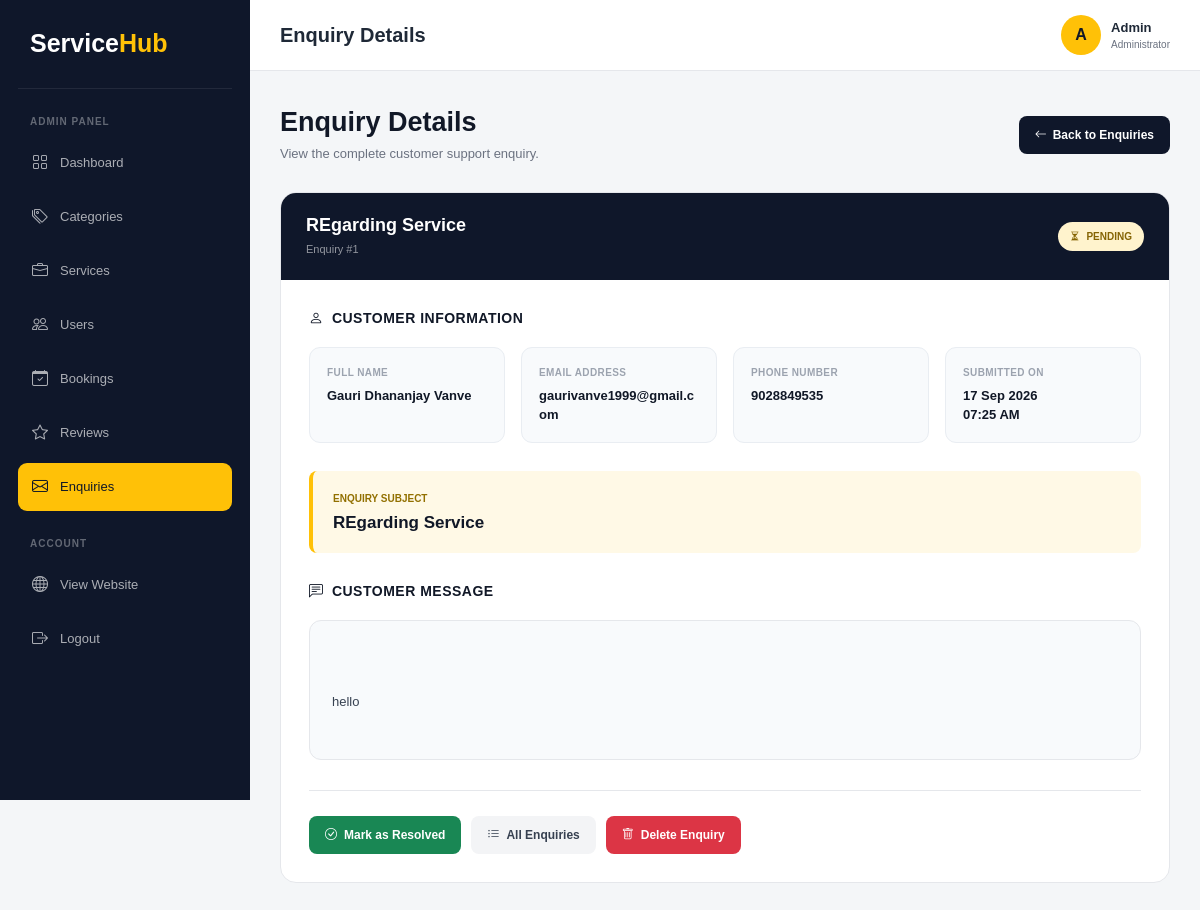
The page /admin-enquiry/1/ (signed in) on the database its author committed.
### service_app/models.py (models this page shows, shortened)
class ContactEnquiry(models.Model):
    STATUS_CHOICES = [
        ("pending", "Pending"),
        ("resolved", "Resolved"),
    ]
    name = models.CharField(
        max_length=100
    )
    email = models.EmailField()
    phone = models.CharField(
        max_length=15,
        blank=True
    )
    subject = models.CharField(
        max_length=200
    )
    message = models.TextField()
    status = models.CharField(
        max_length=20,
        choices=STATUS_CHOICES,
        default="pending"
    )
    created_at = models.DateTimeField(
        auto_now_add=True
    )

### service_app/views.py (the view)
# urls.py: path("admin-enquiry/<int:id>/", views.admin_enquiry_detail,name="admin_enquiry_detail"),
@login_required(login_url="admin_login")
def admin_enquiry_detail(request, id):
    if not request.user.is_staff:
        return redirect("home")
    enquiry = get_object_or_404(
        ContactEnquiry,
        id=id
    )
    return render(
        request,
        "admin_enquiry_detail.html",
        {
            "enquiry": enquiry
        }
    )

### templates/admin_enquiry_detail.html (shortened to what this page needs)
<!DOCTYPE html>
<html lang="en">
<head>
    <link
        href="https://cdn.jsdelivr.net/npm/bootstrap@5.3.8/dist/css/bootstrap.min.css"
        rel="stylesheet"
    >
    <link
        rel="stylesheet"
        href="https://cdn.jsdelivr.net/npm/bootstrap-icons@1.13.1/font/bootstrap-icons.min.css"
    >
</head>
<body>
<div
    class="sidebar"
    id="sidebar"
>
    <div class="brand">
        Service<span>Hub</span>
    </div>
    <div class="admin-label">
        ADMIN PANEL
    </div>
    <a
        href="{% url 'admin_dashboard' %}"
        class="sidebar-link"
    >
        <i class="bi bi-grid"></i>
        Dashboard
    </a>
    <a
        href="{% url 'category_list' %}"
        class="sidebar-link"
    >
        <i class="bi bi-tags"></i>
        Categories
    </a>
    <a
        href="{% url 'service_list' %}"
        class="sidebar-link"
    >
        <i class="bi bi-briefcase"></i>
        Services
    </a>
    <a
        href="{% url 'admin_user_list' %}"
        class="sidebar-link"
    >
        <i class="bi bi-people"></i>
        Users
    </a>
    <a
        href="#"
        class="sidebar-link"
    >
        <i class="bi bi-calendar-check"></i>
        Bookings
    </a>
    <a
        href="#"
        class="sidebar-link"
    >
        <i class="bi bi-star"></i>
        Reviews
    </a>
    <a
        href="{% url 'admin_enquiry_list' %}"
        class="sidebar-link active"
    >
        <i class="bi bi-envelope"></i>
        Enquiries
    </a>
    <div class="admin-label">
        ACCOUNT
    </div>
    <a
        href="{% url 'home' %}"
        class="sidebar-link"
    >
        <i class="bi bi-globe"></i>
        View Website
    </a>
    <a
        href="{% url 'logout' %}"
        class="sidebar-link"
    >
        <i class="bi bi-box-arrow-right"></i>
        Logout
    </a>
</div>
<div class="main-content">
    <div class="topbar">
        <div class="d-flex align-items-center gap-3">
            <h5>
                Enquiry Details
            </h5>
        </div>
        <div class="admin-user">
            <div class="admin-avatar">
                {{ user.username|first }}
            </div>
            <div>
                <strong>
                    {{ user.username }}
                </strong>
                <span>
                    Administrator
                </span>
            </div>
        </div>
    </div>
    <div class="page-content">
        <div class="page-header">
            <div>
                <h2>
                    Enquiry Details
                </h2>
                <p>
                    View the complete customer support enquiry.
                </p>
            </div>
            <a
                href="{% url 'admin_enquiry_list' %}"
                class="back-btn"
            >
                <i class="bi bi-arrow-left"></i>
                Back to Enquiries
            </a>
        </div>
        <div class="enquiry-card">
            <div class="enquiry-card-header">
                <div>
                    <h4>
                        {{ enquiry.subject }}
                    </h4>
                    <div class="enquiry-id">
                        Enquiry #{{ enquiry.id }}
                    </div>
                </div>
                {% if enquiry.status == "pending" %}
                    <span class="status status-pending">
                        <i class="bi bi-hourglass-split me-1"></i>
                        Pending
                    </span>
                {% else %}
                    <span class="status status-resolved">
                        <i class="bi bi-check-circle-fill me-1"></i>
                        Resolved
                    </span>
                {% endif %}
            </div>
            <div class="enquiry-body">
                <div class="section-heading">
                    <i class="bi bi-person me-1"></i>
                    Customer Information
                </div>
                <div class="row g-3">
                    <div class="col-lg-3 col-md-6">
                        <div class="info-box">
                            <span class="info-label">
                                Full Name
                            </span>
                            <p class="info-value">
                                {{ enquiry.name }}
                            </p>
                        </div>
                    </div>
                    <div class="col-lg-3 col-md-6">
                        <div class="info-box">
                            <span class="info-label">
                                Email Address
                            </span>
                            <p class="info-value">
                                <a href="mailto:{{ enquiry.email }}">
                                    {{ enquiry.email }}
                                </a>
                            </p>
                        </div>
                    </div>
                    <div class="col-lg-3 col-md-6">
                        <div class="info-box">
                            <span class="info-label">
                                Phone Number
                            </span>
                            <p class="info-value">
                                {% if enquiry.phone %}
                                    <a href="tel:{{ enquiry.phone }}">
                                        {{ enquiry.phone }}
                                    </a>
                                {% else %}
                                    Not Provided
                                {% endif %}
                            </p>
                        </div>
                    </div>
                    <div class="col-lg-3 col-md-6">
                        <div class="info-box">
                            <span class="info-label">
                                Submitted On
                            </span>
                            <p class="info-value">
                                {{ enquiry.created_at|date:"d M Y" }}
                                <br>
                                {{ enquiry.created_at|date:"h:i A" }}
                            </p>
                        </div>
                    </div>
                </div>
                <div class="subject-box">
                    <span>
                        Enquiry Subject
                    </span>
                    <h5>
                        {{ enquiry.subject }}
                    </h5>
                </div>
                <div class="message-section">
                    <div class="section-heading">
                        <i class="bi bi-chat-left-text me-1"></i>
                        Customer Message
                    </div>
                    <div class="message-box">
                        {{ enquiry.message }}
                    </div>
                </div>
                <div class="action-area">
                    {% if enquiry.status == "pending" %}
                        <a
                            href="{% url 'admin_enquiry_resolve' enquiry.id %}"
                            class="resolve-btn"
                            onclick="return confirm('Are you sure you want to mark this enquiry as resolved?');"
                        >
                            <i class="bi bi-check-circle"></i>
                            Mark as Resolved
                        </a>
                    {% else %}
                        <div class="resolved-info">
                            <i class="bi bi-check-circle-fill"></i>
                            This enquiry has been resolved
                        </div>
                    {% endif %}
                    <a
                        href="{% url 'admin_enquiry_list' %}"
                        class="list-btn"
                    >
                        <i class="bi bi-list-ul"></i>
                        All Enquiries
                    </a>
                    <a
                        href="{% url 'admin_enquiry_delete' enquiry.id %}"
                        class="delete-btn"
                        onclick="return confirm('Are you sure you want to delete this enquiry? This action cannot be undone.');"
                    >
                        <i class="bi bi-trash"></i>
                        Delete Enquiry
                    </a>
                </div>
            </div>
        </div>
    </div>
</div>
</body>
</html>

### rows shown on the page
ContactEnquiry: subject "REgarding Service", id "1", name "Gauri Dhananjay Vanve", email "gaurivanve1999@gmail.com", phone "9028849535", created_at "17 Sep 2026", created_at "07:25 AM", message "hello"

### other values the page prints
{{ user.username|first }} "A"
{{ user.username }} "Admin"
